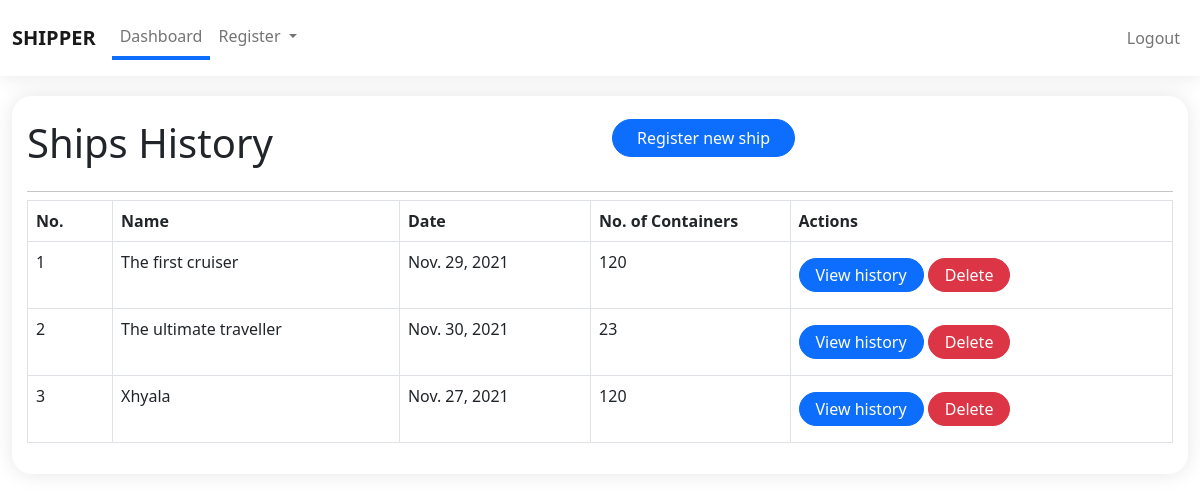
Before: / (signed in) with the older database file.
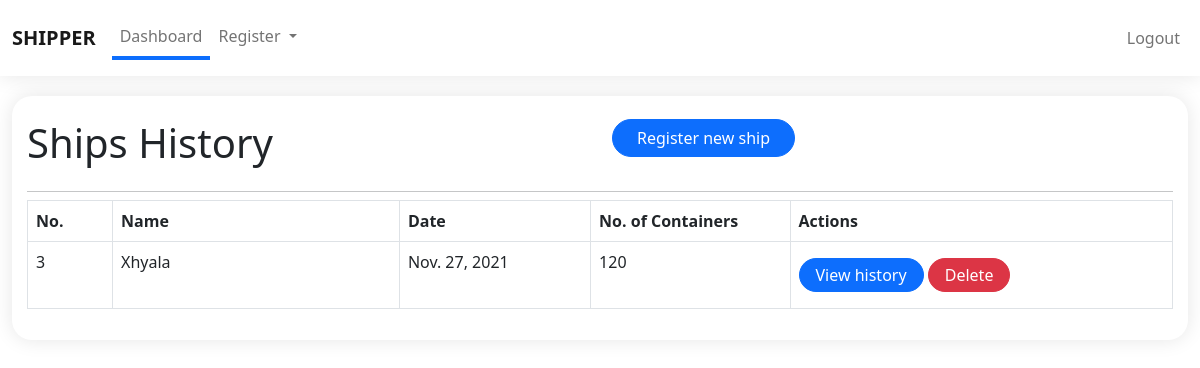
After: the same page with the newer database file.
### ship/models.py (models this page shows)
class Ship(models.Model):
    name = models.TextField(blank=True, null=True, max_length=200)
    date = models.DateField()
    no_of_containers = models.CharField(max_length=10, blank=True, null=True)
    date_created = models.DateTimeField(auto_now_add=True)

### home/views.py (the view)
# urls.py: path('', home, name='home'),
@login_required(login_url='login')
def home(request):
    context = {
        'page': 'dashboard',
        'ships': Ship.objects.all()
    }
    return render(request, template_name='admin_/index.html', context=context)

### templates/admin_/index.html (shortened to what this page needs)
{% extends './components/base.html' %}
{% load static %}
{% block content %}
  <div class="container-fluid">
    <div class="common-card overflowx-hidden">
      <div class="row">
        <div class="col-md-6 col-sm-12 my-2">
          <h1>Ships History</h1>
        </div>
        <div class="col-md-6 col-sm-12 my-2">
          <a href="{% url 'registership' %}" class="rounded-pill btn btn-primary px-4 shadow-none">
            Register new ship
          </a>
        </div>
      </div>
      <hr class="dropdown-divider">
      <div class="w-100 table-responsive">
        <table class="table table-bordered">
          <thead>
            <tr>
              <th style="width: 30px;">No.</th>
              <th style="width: 150px;">Name</th>
              <th style="width: 100px;">Date</th>
              <th style="width: 70px;">No. of Containers</th>
              <th style="width: 200px;">Actions</th>
            </tr>
          </thead>
          <tbody>
          {% for ship in ships %}
            <tr>
              <td>{{ship.id}}</td>
              <td>{{ship.name}}</td>
              <td>{{ship.date}}</td>
              <td>{{ship.no_of_containers}}</td>
              <td>
                <a href="{% url 'shipmentdetails' ship_id=ship.id ship_name=ship.name %}" class="my-2 rounded-pill px-3 py-1 btn btn-primary">View history</a>
                <a href="{% url 'deleteship' pk=ship.id%}" class="my-2 rounded-pill px-3 py-1 btn btn-danger">Delete</a>
              </td>
            </tr>
          {% endfor %}
        </table>
      </div>
    </div>
  </div>
{% endblock content %}

### templates/admin_/components/base.html (shortened to what this page needs)
<!DOCTYPE html>
{% load static %}
<html lang="en">
<head>
  <link href="https://cdn.jsdelivr.net/npm/bootstrap@5.0.2/dist/css/bootstrap.min.css" rel="stylesheet"
>
  <link rel="stylesheet" href="https://maxcdn.bootstrapcdn.com/font-awesome/4.7.0/css/font-awesome.min.css">
  <link rel="stylesheet" href="{% static '/css/style.css' %}">
  <link rel="stylesheet" href="{% static '/css/navbar.css' %}">
</head>
<body>
{% include './navbar.html' %}
{% block content %}{% endblock content %}
</body>
</html>

### templates/admin_/components/navbar.html (shortened to what this page needs)
<nav class="navbar navbar-expand-lg navbar-light bg-white navbar-holder sticky-top py-3">
  <div class="container-fluid">
    <a class="navbar-brand" href="{% url 'home' %}">
      <strong>SHIPPER</strong>
    </a>
    <div class="collapse navbar-collapse" id="navbarSupportedContent">
      <ul class="navbar-nav me-auto mb-2 mb-lg-0">
        <li class="nav-item">
          <a class="nav-link {% if page == 'dashboard' %} active-link {% endif %}" aria-current="page" href="{% url 'home' %}">Dashboard</a>
        </li>
        <li class="nav-item dropdown">
          <a class="nav-link dropdown-toggle" href="#" id="navbarDropdown" role="button" data-bs-toggle="dropdown"
            aria-expanded="false">
            Register
          </a>
        </li>
      </ul>
      <div class="d-flex">
        <ul class="navbar-nav">
          {% if request.user.is_authenticated %}
          <li class="nav-item">
            <a href="{% url 'logout' %}" class="nav-link {% if page == 'logout' %} active-link {% endif %}">Logout</a>
          </li>
          {% endif %}
        </ul>
      </div>
    </div>
  </div>
</nav>

### static/css/style.css (style rules this page uses)
.form-holder, .common-card { border-radius: 20px; background: #fff; padding: 15px; box-shadow: 0px 0px 20px rgba(0, 0, 0, 0.1); margin-top: 20px; }

### static/css/navbar.css (style rules this page uses)
.navbar-holder { box-shadow: 0px 0px 20px rgba(0, 0, 0, 0.1); z-index: 1099; }
.active-link { border-bottom: 4px solid var(--bs-primary); }

Changed rows visible on the page:
removed Ship: id "1", name "The first cruiser", date "Nov. 29, 2021", no_of_containers "120"
removed Ship: id "2", name "The ultimate traveller", date "Nov. 30, 2021", no_of_containers "23"
